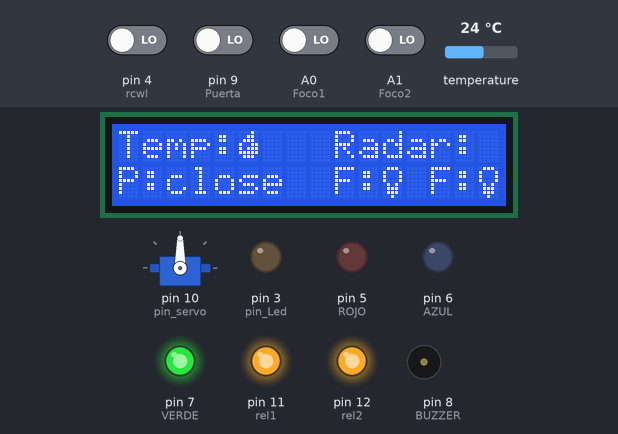
Bench run of a sketch on a simulated Arduino Uno, built with avr-gcc and run on an emulated ATmega328P. Parts: servo, 16×2 character LCD, output pins drawn as LEDs (lit = HIGH), buzzer (waves = sounding, pin HIGH). Dashed ring = blinking. Inputs (shaded band) come from the test bench; at power-on: A0 (Foco1), A1 (Foco2), pin 4 (rcwl), pin 9 (Puerta) LOW, temperature 24 °C.

Above: at 1.3 s.
1.4 s: pin 9 (Puerta) driven HIGH
At 4.9 s:
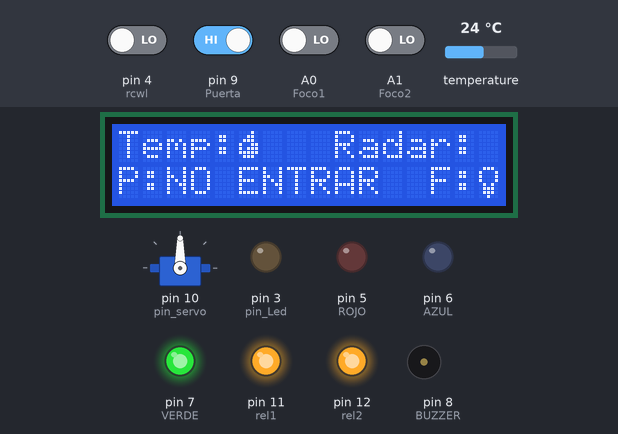
5.2 s: temperature set to 22.6 °C
8.8 s: temperature set to 21.4 °C
At 12.5 s:
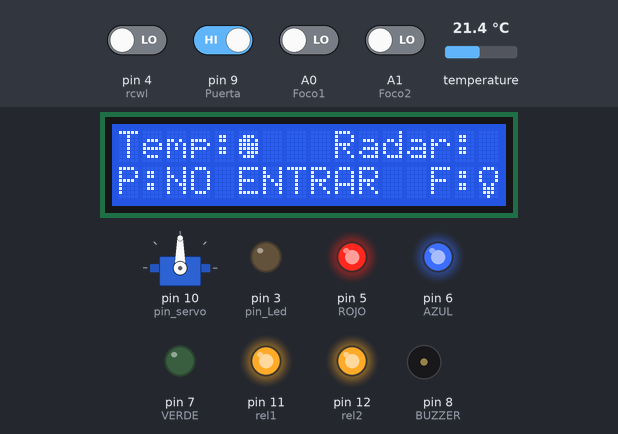
12.6 s: A0 (Foco1) driven HIGH
At 13.8 s:
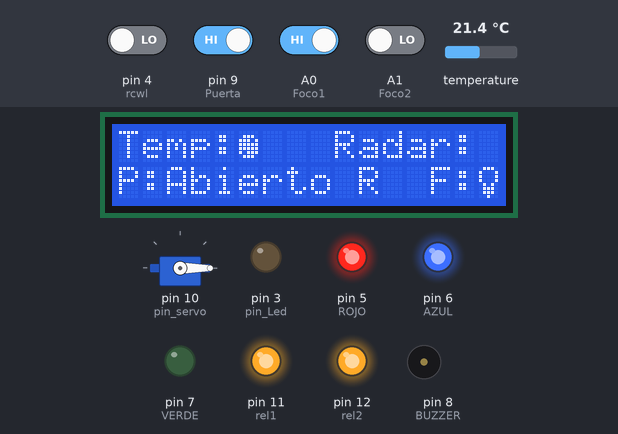
16.4 s: pin 4 (rcwl) driven HIGH
At 17.4 s:
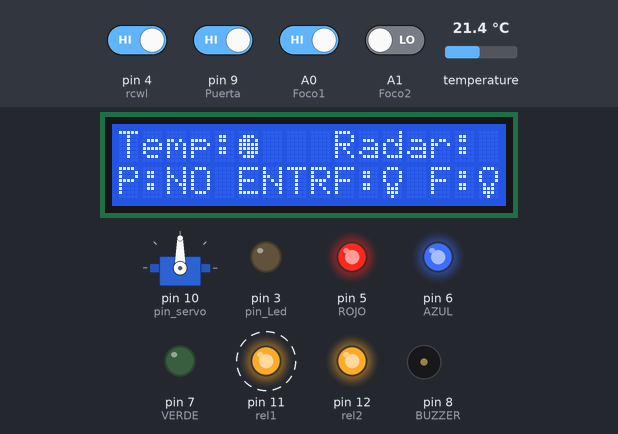
19.2 s: A1 (Foco2) driven HIGH
At 23.2 s:
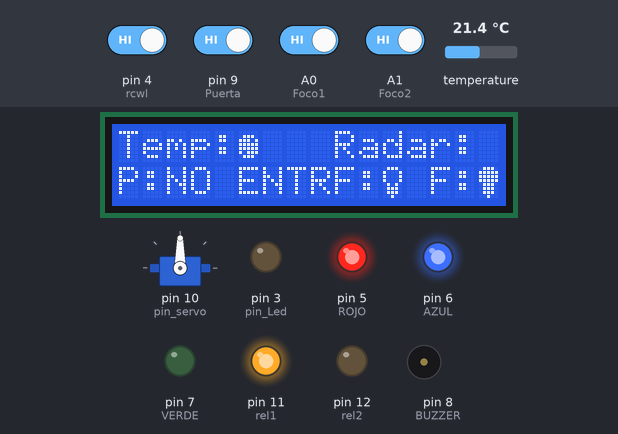
Timing chart, 0 to 24.0 s (numbered marks = the images above; inputs shaded):
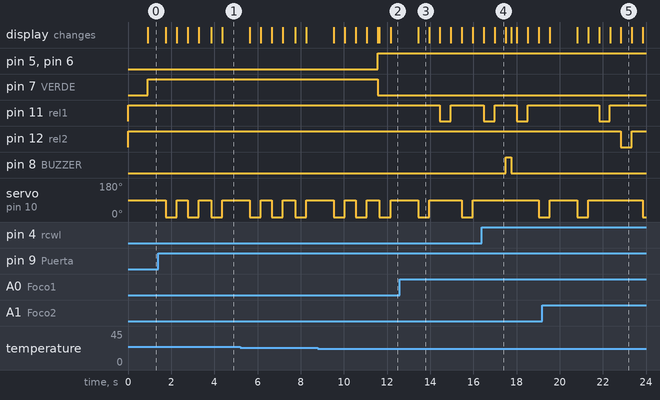

The sketch:

Semana_7.ino
```cpp
/*Fundacion KINAL
 * Byron Dávila
 * 2019618
 * 5TO Electronica
 * EB5CM
 */
#include <Servo.h>
#include <Adafruit_NeoPixel.h>
#include <OneWire.h>
#include <DallasTemperature.h>
#include <Wire.h>
#include <LiquidCrystal_I2C.h>

#define pin_Led 3
#define rcwl 4
#define ROJO 5
#define AZUL 6
#define VERDE 7
#define BUZZER 8
#define Puerta 9
#define pin_servo 10
#define rel1 11
#define rel2 12
#define Foco1 A0
#define Foco2 A1

Servo servo;  //mi servo

Adafruit_NeoPixel neopixel(7,pin_Led, NEO_GRB + NEO_KHZ800);

#define direccion_lcd 0x27
#define filas 2
#define columnas 16
LiquidCrystal_I2C LCD_DAVILA(direccion_lcd, columnas, filas);

OneWire ourWire(2);
DallasTemperature sensors(&ourWire);

//funciones
void puerta();
void MOVIMIENTO();
void salidas();
void temperatura();
int temperaturac();
void rele1();
void rele2();

//variables
int Celsius;
int mempuerta=0;
int memfoco1=0;
int memfoco2=0;

byte ICE[] = {
  B00000,
  B01110,
  B11101,
  B11111,
  B11111,
  B10111,
  B01110,
  B00000
};
byte Agua[] = {
  B00010,
  B00110,
  B01110,
  B10011,
  B10111,
  B11111,
  B01110,
  B00000
};
byte Fuegito[] = {
  B00010,
  B00111,
  B00000,
  B00100,
  B01110,
  B11111,
  B00000,
  B00000
};
byte Persona[] = {
  B00100,
  B01110,
  B01110,
  B11111,
  B11111,
  B11111,
  B01110,
  B00000
};
byte f_oof[] = {
  B01110,
  B10001,
  B10001,
  B10001,
  B01010,
  B01110,
  B01110,
  B00100
};
byte f_on[] = {
  B01110,
  B11111,
  B11111,
  B11111,
  B01110,
  B01110,
  B01110,
  B00100
};

void setup() {
  salidas();
  digitalWrite(rel1, HIGH);
  digitalWrite(rel2, HIGH);
  servo.attach(pin_servo);
  sensors.begin();
  LCD_DAVILA.init();
  LCD_DAVILA.backlight();
  LCD_DAVILA.createChar(0,ICE);
  LCD_DAVILA.createChar(1,Agua);
  LCD_DAVILA.createChar(2,Fuegito);
  LCD_DAVILA.createChar(3,Persona);
  LCD_DAVILA.createChar(4,f_oof);
  LCD_DAVILA.createChar(5,f_on);
  LCD_DAVILA.setCursor(0,1);
  LCD_DAVILA.print("P:close");
  LCD_DAVILA.setCursor(9,1);
  LCD_DAVILA.print("F:");
  LCD_DAVILA.write(4);
  LCD_DAVILA.setCursor(13,1);
  LCD_DAVILA.print("F:");
  LCD_DAVILA.write(4);
}

void loop() {
  Celsius = temperaturac();
  puerta();
  rele1();
  rele2();
  puerta();
  temperatura();
  rele1();
  rele2();
  MOVIMIENTO();
  rele1();
  rele2();
  puerta();
}

void salidas(){
  pinMode(pin_Led,OUTPUT);
  pinMode(rcwl,INPUT);
  pinMode(Puerta,INPUT);
  pinMode(AZUL,OUTPUT);
  pinMode(VERDE,OUTPUT);
  pinMode(ROJO,OUTPUT);
  pinMode(BUZZER,OUTPUT);
  pinMode(rel1,OUTPUT);
  pinMode(rel2,OUTPUT);
  pinMode(Foco1,INPUT);
  pinMode(Foco2,INPUT);

}

void temperatura(){
  if ( Celsius> 14 && Celsius<22){
      LCD_DAVILA.setCursor(0,0);
      LCD_DAVILA.print("Temp:");
      LCD_DAVILA.write(0);
      digitalWrite(ROJO, HIGH);
      digitalWrite(AZUL, HIGH);
      digitalWrite(VERDE, LOW);
      }
  if ( Celsius>21 && Celsius<26){
      LCD_DAVILA.setCursor(0,0);
      LCD_DAVILA.print("Temp:");
      LCD_DAVILA.write(1);
      digitalWrite(ROJO, LOW);
      digitalWrite(AZUL, LOW);
      digitalWrite(VERDE, HIGH);
      }
  if ( Celsius>25 && Celsius<46){
      LCD_DAVILA.setCursor(0,0);
      LCD_DAVILA.print("Temp:");
      LCD_DAVILA.write(2);
      digitalWrite(ROJO, HIGH);
      digitalWrite(AZUL, LOW);
      digitalWrite(VERDE, LOW);
      }
}

int temperaturac(){
  sensors.requestTemperatures();
  float temp= sensors.getTempCByIndex(0);
  return temp;
}

void MOVIMIENTO(){
  bool mov = digitalRead(rcwl);
  if(mov==1){
    LCD_DAVILA.setCursor(9,0);
    LCD_DAVILA.print("Radar:");
    LCD_DAVILA.write(3);
    for(int i =0; i<8; i++){
      neopixel.setPixelColor(i,neopixel.Color(255,0,0));
      neopixel.show();
    }
    digitalWrite(BUZZER, HIGH);
    delay(250);
    for(int i =0; i<8; i++){
      neopixel.setPixelColor(i,neopixel.Color(124,252,0));
      neopixel.show();
    }
    LCD_DAVILA.setCursor(9,0);
    LCD_DAVILA.print("Radar: ");
    digitalWrite(BUZZER, LOW);
    delay(250);

  }
  if(mov==0){
    for(int i =0; i<8; i++){
      neopixel.setPixelColor(i,neopixel.Color(0,0,255));
      neopixel.show();
      LCD_DAVILA.setCursor(9,0);
      LCD_DAVILA.print("Radar: ");
    }
  }
}
void puerta(){
  if(digitalRead(Puerta) && mempuerta==0){
    servo.write(0);
    LCD_DAVILA.setCursor(0,1);
    LCD_DAVILA.print("P:Abierto ");
    delay(500);
    mempuerta=1;
  }
  if(digitalRead(Puerta) && mempuerta==1){
    servo.write(90);
    LCD_DAVILA.setCursor(0,1);
    LCD_DAVILA.print("P:NO ENTRAR ");
    delay(500);
    mempuerta=0;
  }
}

void rele1(){
  if (digitalRead(Foco1) && memfoco1==0){
    digitalWrite(rel1, LOW);
    LCD_DAVILA.setCursor(9,1);
    LCD_DAVILA.print("F:");
    LCD_DAVILA.write(5);
    delay(500);
    memfoco1=1;
  }
if (digitalRead(Foco1) && memfoco1==1){
    digitalWrite(rel1, HIGH);
    LCD_DAVILA.setCursor(9,1);
    LCD_DAVILA.print("F:");
    LCD_DAVILA.write(4);
    delay(500);
    memfoco1=0;
  }
}

void rele2(){
  if (digitalRead(Foco2) && memfoco2==0){
    digitalWrite(rel2, LOW);
    LCD_DAVILA.setCursor(13,1);
    LCD_DAVILA.print("F:");
    LCD_DAVILA.write(5);
    delay(500);
    memfoco2=1;
  }
if (digitalRead(Foco2) && memfoco2==1){
    digitalWrite(rel2, HIGH);
    LCD_DAVILA.setCursor(13,1);
    LCD_DAVILA.print("F:");
    LCD_DAVILA.write(4);
    delay(500);
    memfoco2=0;
  }
}
```

Measured:
- the behaviour switches between 22 and 21.9 °C on temperature (found by bisection; images 1 and 2)
- after the input at 1.4 s, servo on pin 10 (pin_servo): alternates 90° for 0.54 s and 0° for 0.51 s, starting after 0.34 s; the display: first changes after 0.34 s (image 1 shows a later state)
- after the input at 8.8 s, pin 5 (ROJO), pin 6 (AZUL): LOW → HIGH after 2.8 s; pin 7 (VERDE): HIGH → LOW after 2.8 s; the display: first differs from a run without the input after 2.8 s (image 2)
- after the input at 12.6 s, pin 11 (rel1): HIGH → LOW after 1.8 s, → HIGH 0.50 s later; servo on pin 10 (pin_servo): 90° → 0° after 2.9 s, → 90° 0.51 s later
- after the input at 16.4 s, pin 11 (rel1): HIGH → LOW after 1.6 s, → HIGH 0.50 s later; pin 8 (BUZZER): LOW → HIGH after 1.1 s, → LOW 0.26 s later
- after the input at 19.2 s, pin 12 (rel2): HIGH → LOW after 3.6 s, → HIGH 0.50 s later; the display: first differs from a run without the input after 3.6 s (image 5)
- what the display in image 3 shows lasts 0.5 s, from 13.4 s to 13.9 s
